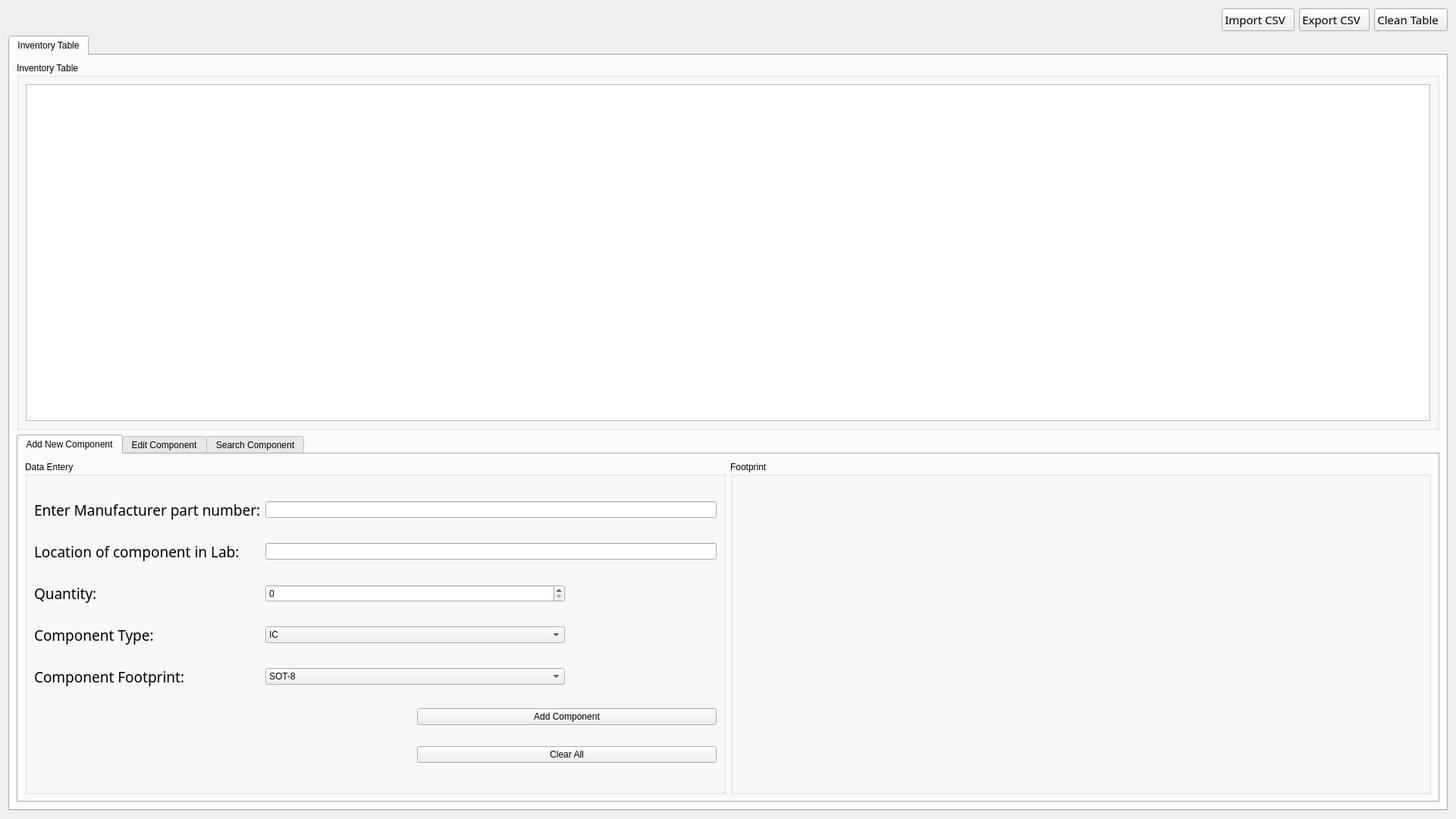
<?xml version="1.0" encoding="UTF-8"?>
<ui version="4.0">
 <class>Widget</class>
 <widget class="QWidget" name="Widget">
  <property name="geometry">
   <rect>
    <x>0</x>
    <y>0</y>
    <width>1920</width>
    <height>1080</height>
   </rect>
  </property>
  <property name="windowTitle">
   <string>Lab Inventory</string>
  </property>
  <layout class="QVBoxLayout" name="verticalLayout">
   <item>
    <layout class="QHBoxLayout" name="horizontalLayout_6">
     <item>
      <widget class="QLabel" name="appLogoLabel">
       <property name="sizePolicy">
        <sizepolicy hsizetype="Fixed" vsizetype="Fixed">
         <horstretch>0</horstretch>
         <verstretch>0</verstretch>
        </sizepolicy>
       </property>
       <property name="maximumSize">
        <size>
         <width>301</width>
         <height>81</height>
        </size>
       </property>
       <property name="text">
        <string/>
       </property>
       <property name="pixmap">
        <pixmap resource="Resources.qrc">:/inventoryMainIcons/Images/appLogo.png</pixmap>
       </property>
       <property name="scaledContents">
        <bool>true</bool>
       </property>
      </widget>
     </item>
     <item>
      <spacer name="horizontalSpacer">
       <property name="orientation">
        <enum>Qt::Orientation::Horizontal</enum>
       </property>
       <property name="sizeHint" stdset="0">
        <size>
         <width>1138</width>
         <height>20</height>
        </size>
       </property>
      </spacer>
     </item>
     <item>
      <layout class="QHBoxLayout" name="horizontalLayout_4">
       <item>
        <widget class="QPushButton" name="importPushButton">
         <property name="sizePolicy">
          <sizepolicy hsizetype="Fixed" vsizetype="Fixed">
           <horstretch>0</horstretch>
           <verstretch>0</verstretch>
          </sizepolicy>
         </property>
         <property name="font">
          <font>
           <family>Blinker</family>
           <pointsize>11</pointsize>
           <bold>false</bold>
          </font>
         </property>
         <property name="text">
          <string>Import CSV  </string>
         </property>
         <property name="icon">
          <iconset resource="Resources.qrc">
           <normaloff>:/inventoryMainIcons/Images/import.png</normaloff>:/inventoryMainIcons/Images/import.png</iconset>
         </property>
         <property name="iconSize">
          <size>
           <width>50</width>
           <height>50</height>
          </size>
         </property>
        </widget>
       </item>
       <item>
        <widget class="QPushButton" name="exportPushButton">
         <property name="sizePolicy">
          <sizepolicy hsizetype="Fixed" vsizetype="Fixed">
           <horstretch>0</horstretch>
           <verstretch>0</verstretch>
          </sizepolicy>
         </property>
         <property name="font">
          <font>
           <family>Blinker</family>
           <pointsize>11</pointsize>
           <bold>false</bold>
          </font>
         </property>
         <property name="text">
          <string>Export CSV  </string>
         </property>
         <property name="icon">
          <iconset resource="Resources.qrc">
           <normaloff>:/inventoryMainIcons/Images/Export.png</normaloff>:/inventoryMainIcons/Images/Export.png</iconset>
         </property>
         <property name="iconSize">
          <size>
           <width>50</width>
           <height>50</height>
          </size>
         </property>
        </widget>
       </item>
       <item>
        <widget class="QPushButton" name="cleanPushButton">
         <property name="sizePolicy">
          <sizepolicy hsizetype="Fixed" vsizetype="Fixed">
           <horstretch>0</horstretch>
           <verstretch>0</verstretch>
          </sizepolicy>
         </property>
         <property name="font">
          <font>
           <family>Blinker</family>
           <pointsize>11</pointsize>
           <bold>false</bold>
          </font>
         </property>
         <property name="text">
          <string>Clean Table  </string>
         </property>
         <property name="icon">
          <iconset resource="Resources.qrc">
           <normaloff>:/inventoryMainIcons/Images/clean.png</normaloff>:/inventoryMainIcons/Images/clean.png</iconset>
         </property>
         <property name="iconSize">
          <size>
           <width>50</width>
           <height>50</height>
          </size>
         </property>
        </widget>
       </item>
      </layout>
     </item>
    </layout>
   </item>
   <item>
    <widget class="QTabWidget" name="inventoryTabWidget">
     <property name="styleSheet">
      <string notr="true">font: 12pt &quot;Blinker&quot;;</string>
     </property>
     <property name="currentIndex">
      <number>0</number>
     </property>
     <widget class="QWidget" name="tab">
      <attribute name="title">
       <string>Inventory Table</string>
      </attribute>
      <layout class="QHBoxLayout" name="horizontalLayout_5">
       <item>
        <layout class="QVBoxLayout" name="verticalLayout_3">
         <item>
          <widget class="QGroupBox" name="inventoryTableGroupBox">
           <property name="styleSheet">
            <string notr="true">font: 12pt &quot;Blinker&quot;;</string>
           </property>
           <property name="title">
            <string>Inventory Table</string>
           </property>
           <layout class="QHBoxLayout" name="horizontalLayout_3">
            <item>
             <widget class="QTableWidget" name="inventoryTableWidget"/>
            </item>
           </layout>
          </widget>
         </item>
         <item>
          <widget class="QTabWidget" name="tabWidget">
           <property name="styleSheet">
            <string notr="true">font: 12pt &quot;Blinker&quot;;</string>
           </property>
           <property name="currentIndex">
            <number>0</number>
           </property>
           <widget class="QWidget" name="NewComponentTab">
            <attribute name="title">
             <string>Add New Component</string>
            </attribute>
            <layout class="QGridLayout" name="gridLayout_2">
             <item row="0" column="0">
              <layout class="QHBoxLayout" name="horizontalLayout_2">
               <item>
                <widget class="QGroupBox" name="dataEnteryGroupBox">
                 <property name="title">
                  <string>Data Entery</string>
                 </property>
                 <layout class="QHBoxLayout" name="horizontalLayout">
                  <item>
                   <layout class="QGridLayout" name="gridLayout">
                    <item row="4" column="1" colspan="2">
                     <widget class="QComboBox" name="footprintComboBox">
                      <property name="styleSheet">
                       <string notr="true">font: 14pt &quot;Blinker&quot;;</string>
                      </property>
                      <item>
                       <property name="text">
                        <string>SOT-8</string>
                       </property>
                      </item>
                      <item>
                       <property name="text">
                        <string>1206</string>
                       </property>
                      </item>
                      <item>
                       <property name="text">
                        <string>0603</string>
                       </property>
                      </item>
                      <item>
                       <property name="text">
                        <string>0805</string>
                       </property>
                      </item>
                     </widget>
                    </item>
                    <item row="2" column="0">
                     <widget class="QLabel" name="quantityLabel">
                      <property name="font">
                       <font>
                        <family>Blinker</family>
                        <pointsize>14</pointsize>
                        <italic>false</italic>
                        <bold>false</bold>
                       </font>
                      </property>
                      <property name="styleSheet">
                       <string notr="true">font: 14pt &quot;Blinker&quot;;</string>
                      </property>
                      <property name="text">
                       <string>Quantity:</string>
                      </property>
                     </widget>
                    </item>
                    <item row="4" column="0">
                     <widget class="QLabel" name="footprintLabel">
                      <property name="font">
                       <font>
                        <family>Blinker</family>
                        <pointsize>14</pointsize>
                        <italic>false</italic>
                        <bold>false</bold>
                       </font>
                      </property>
                      <property name="styleSheet">
                       <string notr="true">font: 14pt &quot;Blinker&quot;;</string>
                      </property>
                      <property name="text">
                       <string>Component Footprint:</string>
                      </property>
                     </widget>
                    </item>
                    <item row="1" column="0">
                     <widget class="QLabel" name="locationLabel">
                      <property name="font">
                       <font>
                        <family>Blinker</family>
                        <pointsize>14</pointsize>
                        <italic>false</italic>
                        <bold>false</bold>
                       </font>
                      </property>
                      <property name="styleSheet">
                       <string notr="true">font: 14pt &quot;Blinker&quot;;</string>
                      </property>
                      <property name="text">
                       <string>Location of component in Lab:</string>
                      </property>
                     </widget>
                    </item>
                    <item row="0" column="0">
                     <widget class="QLabel" name="MPNLabel">
                      <property name="font">
                       <font>
                        <family>Blinker</family>
                        <pointsize>14</pointsize>
                        <italic>false</italic>
                        <bold>false</bold>
                       </font>
                      </property>
                      <property name="styleSheet">
                       <string notr="true">font: 14pt &quot;Blinker&quot;;</string>
                      </property>
                      <property name="text">
                       <string>Enter Manufacturer part number:</string>
                      </property>
                     </widget>
                    </item>
                    <item row="1" column="1" colspan="3">
                     <widget class="QLineEdit" name="locationLineEdit">
                      <property name="styleSheet">
                       <string notr="true">font: 14pt &quot;Blinker&quot;;</string>
                      </property>
                     </widget>
                    </item>
                    <item row="2" column="1" colspan="2">
                     <widget class="QSpinBox" name="quantitySpinBox">
                      <property name="styleSheet">
                       <string notr="true">font: 14pt &quot;Blinker&quot;;</string>
                      </property>
                      <property name="maximum">
                       <number>99999</number>
                      </property>
                     </widget>
                    </item>
                    <item row="3" column="1" colspan="2">
                     <widget class="QComboBox" name="typeComboBox">
                      <property name="styleSheet">
                       <string notr="true">font: 14pt &quot;Blinker&quot;;</string>
                      </property>
                      <item>
                       <property name="text">
                        <string>IC</string>
                       </property>
                      </item>
                      <item>
                       <property name="text">
                        <string>Resistor </string>
                       </property>
                      </item>
                      <item>
                       <property name="text">
                        <string>Capacitor</string>
                       </property>
                      </item>
                      <item>
                       <property name="text">
                        <string>Inductor</string>
                       </property>
                      </item>
                      <item>
                       <property name="text">
                        <string>MOSFET</string>
                       </property>
                      </item>
                      <item>
                       <property name="text">
                        <string>Transistor</string>
                       </property>
                      </item>
                      <item>
                       <property name="text">
                        <string>Diode</string>
                       </property>
                      </item>
                      <item>
                       <property name="text">
                        <string>Connector</string>
                       </property>
                      </item>
                     </widget>
                    </item>
                    <item row="3" column="0">
                     <widget class="QLabel" name="typeLabel">
                      <property name="font">
                       <font>
                        <family>Blinker</family>
                        <pointsize>14</pointsize>
                        <italic>false</italic>
                        <bold>false</bold>
                       </font>
                      </property>
                      <property name="styleSheet">
                       <string notr="true">font: 14pt &quot;Blinker&quot;;</string>
                      </property>
                      <property name="text">
                       <string>Component Type:</string>
                      </property>
                     </widget>
                    </item>
                    <item row="0" column="1" colspan="3">
                     <widget class="QLineEdit" name="MPNLineEdit">
                      <property name="styleSheet">
                       <string notr="true">font: 14pt &quot;Blinker&quot;;</string>
                      </property>
                     </widget>
                    </item>
                    <item row="6" column="2" colspan="2">
                     <widget class="QPushButton" name="addPushButton">
                      <property name="styleSheet">
                       <string notr="true">font: 14pt &quot;Blinker&quot;;</string>
                      </property>
                      <property name="text">
                       <string>Add Component</string>
                      </property>
                     </widget>
                    </item>
                    <item row="7" column="2" colspan="2">
                     <widget class="QPushButton" name="clearPushButton">
                      <property name="styleSheet">
                       <string notr="true">font: 14pt &quot;Blinker&quot;;</string>
                      </property>
                      <property name="text">
                       <string>Clear All</string>
                      </property>
                     </widget>
                    </item>
                   </layout>
                  </item>
                 </layout>
                </widget>
               </item>
               <item>
                <widget class="QGroupBox" name="groupBox">
                 <property name="title">
                  <string>Footprint</string>
                 </property>
                </widget>
               </item>
              </layout>
             </item>
            </layout>
           </widget>
           <widget class="QWidget" name="EditComponentTab">
            <attribute name="title">
             <string>Edit Component</string>
            </attribute>
           </widget>
           <widget class="QWidget" name="SearchComponentTab">
            <attribute name="title">
             <string>Search Component</string>
            </attribute>
           </widget>
          </widget>
         </item>
        </layout>
       </item>
      </layout>
     </widget>
    </widget>
   </item>
  </layout>
 </widget>
 <resources>
  <include location="Resources.qrc"/>
 </resources>
 <connections/>
</ui>
